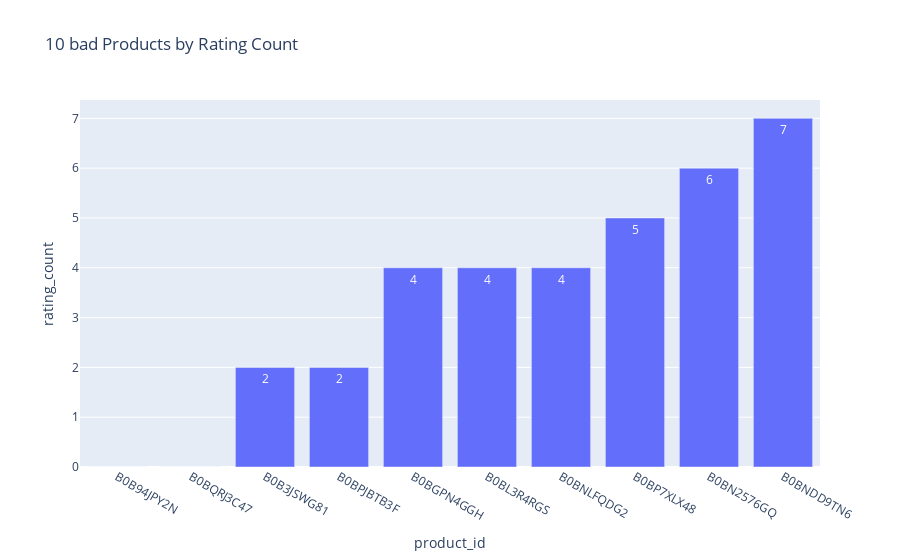

Notebook cell for this chart:
### Code cell
bad10_df = bad10_product.reset_index()

fig2 = px.bar(
    bad10_df,
    x="product_id",
    y="rating_count",
    title=" 10 bad Products by Rating Count",
    text="rating_count"   # يكتب القيمة على العمود
)
fig2

### Figure 1 — Plotly figure (JSON) as saved in the notebook; plotly's stock layout.template omitted (floating-point values rounded to 4 significant figures)
{"data": [{"hovertemplate": "product_id=%{x}<br>rating_count=%{text}<extra></extra>", "legendgroup": "", "marker": {"color": "#636efa", "pattern": {"shape": ""}}, "name": "", "orientation": "v", "showlegend": false, "text": [0.0, 0.0, 2.0, 2.0, 4.0, 4.0, 4.0, 5.0, 6.0, 7.0], "textposition": "auto", "type": "bar", "x": ["B0B94JPY2N", "B0BQRJ3C47", "B0B3JSWG81", "B0BPJBTB3F", "B0BGPN4GGH", "B0BL3R4RGS", "B0BNLFQDG2", "B0BP7XLX48", "B0BN2576GQ", "B0BNDD9TN6"], "xaxis": "x", "y": [0.0, 0.0, 2.0, 2.0, 4.0, 4.0, 4.0, 5.0, 6.0, 7.0], "yaxis": "y"}], "layout": {"barmode": "relative", "legend": {"tracegroupgap": 0}, "title": {"text": " 10 bad Products by Rating Count"}, "xaxis": {"anchor": "y", "domain": [0, 1], "title": {"text": "product_id"}}, "yaxis": {"anchor": "x", "domain": [0, 1], "title": {"text": "rating_count"}}}}
